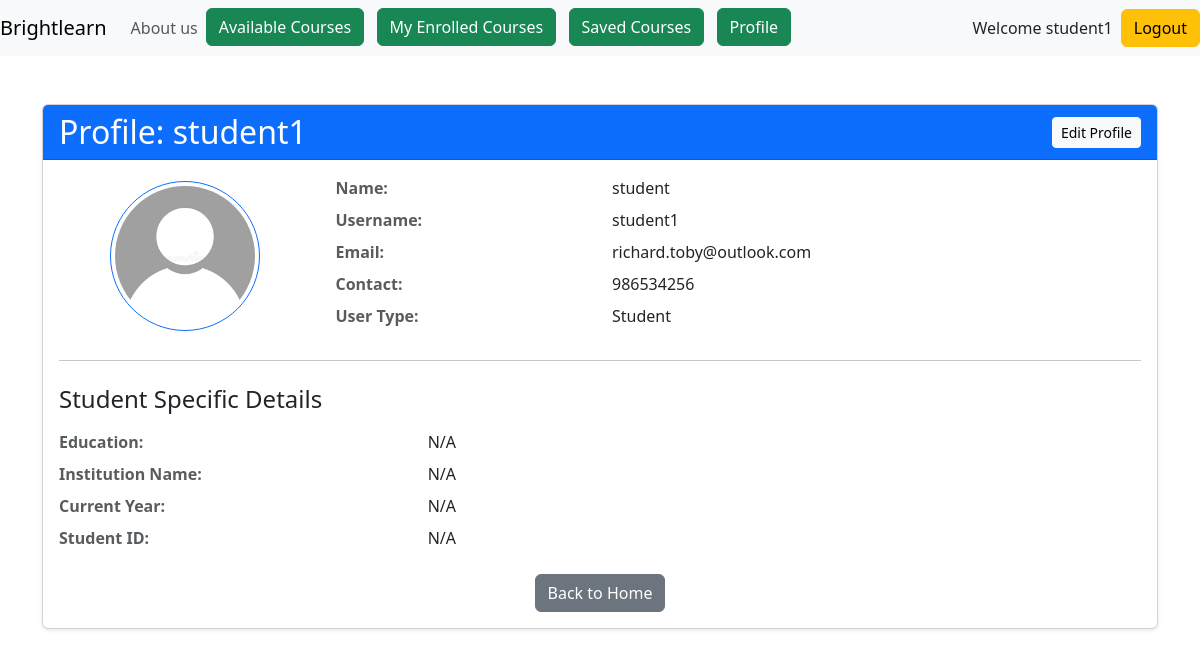
The page /accounts/profile/ (signed in) on the database its author committed.
### accounts/models.py (models this page shows)
class User(AbstractUser):
    name = models.CharField(max_length=70, default='name')
    contact = models.CharField(max_length=13)
    user_type = models.CharField(
        max_length=1,
        choices=(
            ('I', "Instructor"),
            ('S', "Student"),
        ),
    )
    def get_profile_photo_url(self):
        if (
            self.user_type == 'S'
            and hasattr(self, 'studentprofile')
            and self.studentprofile.profile_photo
        ):
            return self.studentprofile.profile_photo.url
        elif (
            self.user_type == 'I'
            and hasattr(self, 'instructorprofile')
            and self.instructorprofile.profile_photo
        ):
            return self.instructorprofile.profile_photo.url
        return '/static/images/default_pfp.png'

class StudentProfile(models.Model):
    user = models.OneToOneField(User, on_delete=models.CASCADE)
    educations = models.CharField(max_length=200, blank=True)
    institution_name = models.CharField(max_length=200, blank=True)
    current_year = models.CharField(max_length=200, blank=True)
    student_id = models.CharField(max_length=50, blank=True, null=True)
    profile_photo = models.ImageField(
        upload_to=get_profile_photo_path,
        blank=True,
        null=True,
    )

### accounts/views.py (the view)
# urls.py: path('profile/',views.profile_details,name='profile_details'),
def profile_details(request):
    user = request.user
    profile = None
    if request.user.user_type == 'I':
        profile = get_object_or_404(InstructorProfile, user=user)
    elif request.user.user_type == 'S':
        profile = get_object_or_404(StudentProfile, user=user)
    context = {
        'profile': profile,
        'user_obj': user
    }
    return render(request, 'accounts/profile.html', context)

### accounts/templates/accounts/profile.html (shortened to what this page needs)
{% extends 'base.html' %}
{% block main %}
<div class="container mt-5">
    <div class="card shadow-sm">
        <div class="card-header bg-primary text-white d-flex justify-content-between align-items-center">
            <h2 class="mb-0">Profile: {{ user_obj.username }}</h2>
            {% if user_obj == request.user %}
                <a href="{% url 'profile_update' %}" class="btn btn-light btn-sm">Edit Profile</a>
            {% endif %}
        </div>
        <div class="card-body">
            <div class="row mb-4 align-items-center">
                <div class="col-md-3 text-center">
                    <img src="{{ user_obj.get_profile_photo_url }}"
                         class="rounded-circle border border-primary p-1"
                         width="150" height="150" alt="Profile Photo" style="object-fit: cover;">
                </div>
                <div class="col-md-9">
                    <div class="row mb-2">
                        <div class="col-md-4 text-muted"><strong>Name:</strong></div>
                        <div class="col-md-8">{{ user_obj.name }}</div>
                    </div>
                    <div class="row mb-2">
                        <div class="col-md-4 text-muted"><strong>Username:</strong></div>
                        <div class="col-md-8">{{ user_obj.username }}</div>
                    </div>
                    <div class="row mb-2">
                        <div class="col-md-4 text-muted"><strong>Email:</strong></div>
                        <div class="col-md-8">{{ user_obj.email }}</div>
                    </div>
                    <div class="row mb-2">
                        <div class="col-md-4 text-muted"><strong>Contact:</strong></div>
                        <div class="col-md-8">{{ user_obj.contact }}</div>
                    </div>
                    <div class="row mb-2">
                        <div class="col-md-4 text-muted"><strong>User Type:</strong></div>
                        <div class="col-md-8">
                            {% if user_obj.user_type == 'S' %} Student
                            {% elif user_obj.user_type == 'I' %} Instructor
                            {% else %} N/A
                            {% endif %}
                        </div>
                    </div>
                </div>
            </div>
            {% if user_obj.user_type == 'S' and profile %}
            <hr class="my-4">
            <h4 class="mb-3">Student Specific Details</h4>
            <div class="row mb-2">
                <div class="col-md-4 text-muted"><strong>Education:</strong></div>
                <div class="col-md-8">{{ profile.educations|default:"N/A" }}</div>
            </div>
            <div class="row mb-2">
                <div class="col-md-4 text-muted"><strong>Institution Name:</strong></div>
                <div class="col-md-8">{{ profile.institution_name|default:"N/A" }}</div>
            </div>
            <div class="row mb-2">
                <div class="col-md-4 text-muted"><strong>Current Year:</strong></div>
                <div class="col-md-8">{{ profile.current_year|default:"N/A" }}</div>
            </div>
            <div class="row mb-2">
                <div class="col-md-4 text-muted"><strong>Student ID:</strong></div>
                <div class="col-md-8">{{ profile.student_id|default:"N/A" }}</div>
            </div>
            {% endif %}
            <div class="mt-4 text-center">
                <a href="{% url 'home' %}" class="btn btn-secondary">Back to Home</a>
            </div>
        </div>
    </div>
</div>
{% endblock main %}

### templates/base.html (shortened to what this page needs)
<!doctype html>
<html lang="en">
    <head>
        <link
            href="https://cdn.jsdelivr.net/npm/bootstrap@5.3.2/dist/css/bootstrap.min.css"
            rel="stylesheet"
        />
    </head>
    <body>
        <header>
             <nav class="navbar navbar-expand-md navbar-light bg-light">
                <a class="navbar-brand" href="{% url 'home' %}">Brightlearn</a>
                <div class="collapse navbar-collapse" id="collapsibleNavId">
                    <ul class="navbar-nav mr-auto mt-2 mt-lg-0">
                        <li class="nav-item active">
                            <a class="nav-link" href="{% url "about_us" %}">About us </a>
                        </li>
                        {% if request.user.is_authenticated %}
                            {% if request.user.user_type == 'I' %}
                                <li class="nav-item">
                                     <a class="btn btn-success" href="{% url 'course_create'%}"> Post Course </a>
                                </li>
                                &nbsp;
                                &nbsp;
                                <li class="nav-item">
                                    <a class="btn btn-success" href="{% url 'my_courses' %}"> My Courses </a>
                                </li>
                            {% elif request.user.user_type == 'S' %}
                                <li class="nav-item">
                                 <a class="btn btn-success" href="{% url 'course_list'%}"> Available Courses </a>
                                </li>
                                <li class="nav-item">
                                    <a class="btn btn-success" href="{% url 'my_enrolled_courses'%}"> My Enrolled Courses </a>
                                </li>
                                <li class="nav-item">
                                    <a class="btn btn-success" href="{% url 'saved_courses' %}"> Saved Courses </a>
                                </li>
                            {% endif %}
                            <li class="nav-item">
                                <a class="btn btn-success" href="{% url 'profile_details' %}"> Profile </a>
                            </li>
                        {% endif %}
                    </ul>
                </div>
                <ul class="navbar-nav ml-auto mt-2 mt-lg-0">
                    {% if not request.user.is_authenticated %}
                        <li class="nav-item" style="list-style-type:none;">
                             <a class="btn btn-success" href="{% url 'login'%}"> Login </a>
                        </li>
                        &nbsp;
                        &nbsp;
                        <li class="nav-item" style="list-style-type:none;">
                            <a class="btn btn-success" href="{% url 'register'%}"> Register </a>
                        </li>
                    {% else %}
                        <p class="my-auto me-2"> Welcome {{request.user.username}}</p>
                        <a class="btn btn-warning" href="{% url "logout" %}">Logout</a>
                    {% endif %}
                </ul>
             </nav>
        </header>
        <main>
            {% block main %}
            {% endblock main %}
        </main>
    </body>
</html>

### rows shown on the page
User: user.username "student1", username "student1", name "student", email "richard.toby@outlook.com", contact "986534256"
StudentProfile: educations "N/A", institution_name "N/A", current_year "N/A", student_id "N/A"
